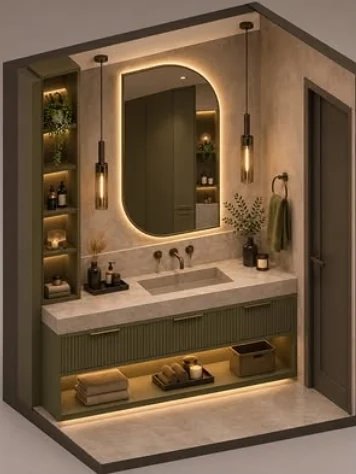
#> input picture arqli-interiors/img/proje/banyo-zeytin.webp, 356 x 474 px
$ python lift.py ../../arqli-interiors/img/proje/banyo-zeytin.webp out.png 1.0
#> lines starting #> are read from the running program, lines starting #| are printed output that depends on the picture
"""Lift the exposure of the anthracite configurator renders (dark tile swallows the same light).
  python3 scripts/lift.py IN.png OUT.png [stops]"""
import sys
import numpy as np
from PIL import Image
a = np.asarray(Image.open(sys.argv[1]).convert('RGB')).astype(np.float32) / 255
stops = float(sys.argv[3]) if len(sys.argv) > 3 else 0.9
lin = a ** 2.2 * 2 ** stops
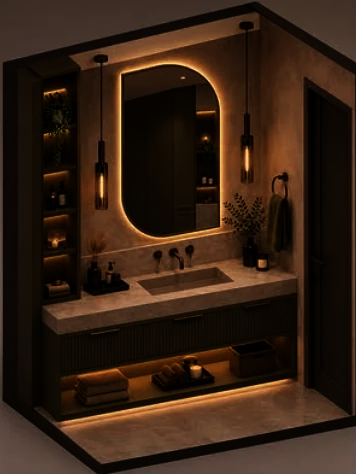
#> lin: shape (474, 356, 3) float32; mean R, G, B 0.423, 0.266, 0.158; drawn with min black and max white
out = (lin / (1 + lin * 0.18)) ** (1 / 2.2) * 1.08   # soft shoulder so the LED and mirror don't clip
Image.fromarray((np.clip(out, 0, 1) * 255 + .5).astype(np.uint8)).save(sys.argv[2])
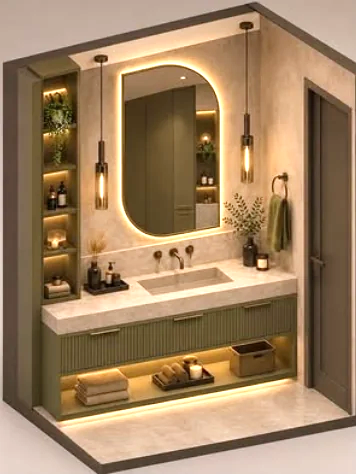
#> saved as out.png: PIL image 356x474 RGB; mean R, G, B 159.6, 130.4, 97.7

$ run again, on arqli-interiors/img/proje/ofis-kutuphane.webp
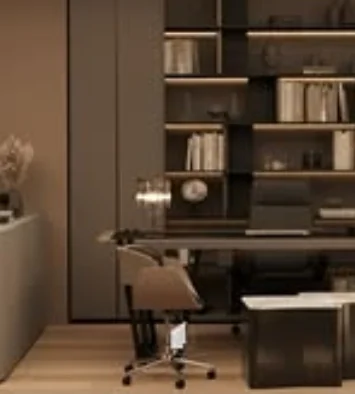
#> input picture arqli-interiors/img/proje/ofis-kutuphane.webp, 355 x 394 px
#> `lin = a ** 2.2 * 2 ** stops`:
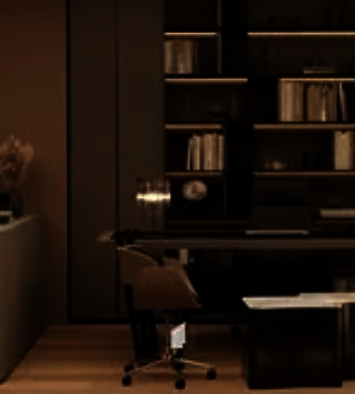
#> lin: shape (394, 355, 3) float32; mean R, G, B 0.247, 0.15, 0.086; drawn with min black and max white
#> `Image.fromarray((np.clip(out, 0, 1) * 255 + .5).astype(np.uint8)).save..`:
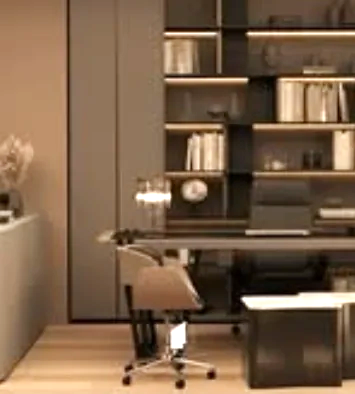
#> saved as out.png: PIL image 355x394 RGB; mean R, G, B 124.6, 97.8, 73.3

$ run again, on arqli-interiors/img/proje/wc-ahsap.webp
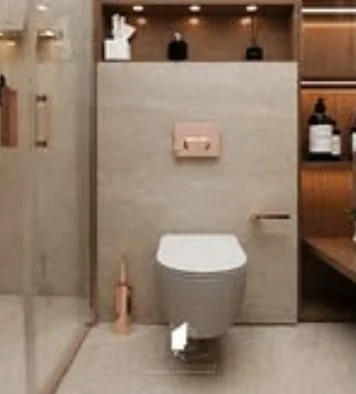
#> input picture arqli-interiors/img/proje/wc-ahsap.webp, 356 x 394 px
#> `lin = a ** 2.2 * 2 ** stops`:
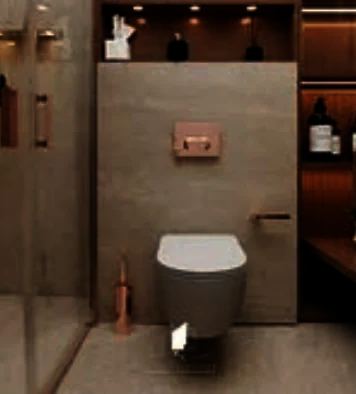
#> lin: shape (394, 356, 3) float32; mean R, G, B 0.624, 0.472, 0.355; drawn with min black and max white
#> `Image.fromarray((np.clip(out, 0, 1) * 255 + .5).astype(np.uint8)).save..`:
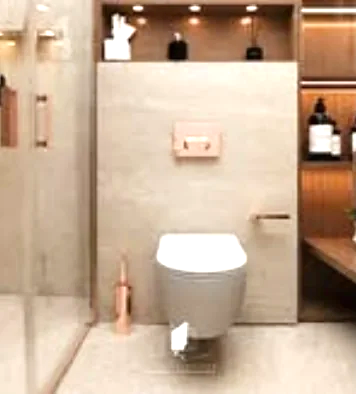
#> saved as out.png: PIL image 356x394 RGB; mean R, G, B 198.7, 172.4, 148.3

$ run again, on arqli-interiors/img/proje/yatak-halka.webp
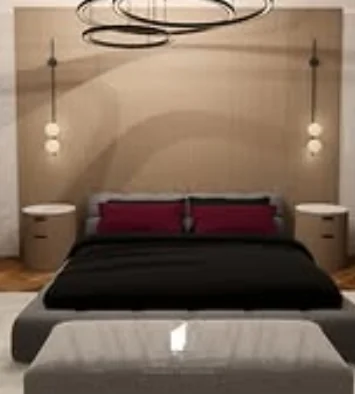
#> input picture arqli-interiors/img/proje/yatak-halka.webp, 355 x 394 px
#> `lin = a ** 2.2 * 2 ** stops`:
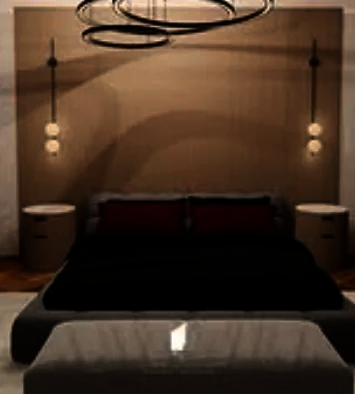
#> lin: shape (394, 355, 3) float32; mean R, G, B 0.554, 0.399, 0.284; drawn with min black and max white
#> `Image.fromarray((np.clip(out, 0, 1) * 255 + .5).astype(np.uint8)).save..`:
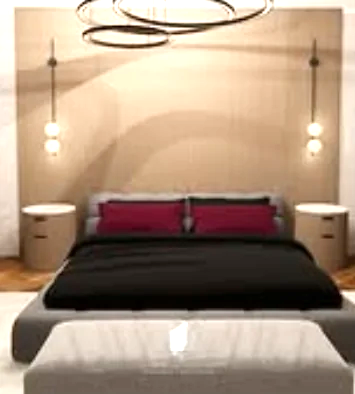
#> saved as out.png: PIL image 355x394 RGB; mean R, G, B 171.8, 148.3, 126.9
